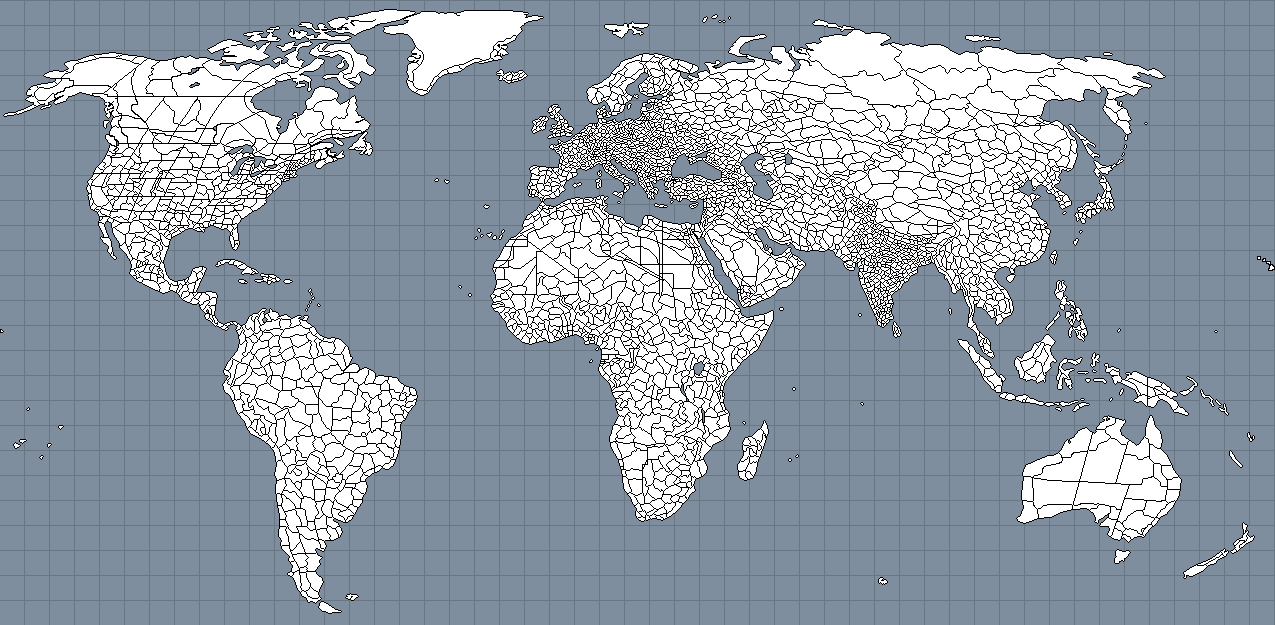
#> input picture utils/input/blank.png, 1275 x 625 px
$ python Convertor.py
#> lines starting #> are read from the running program, lines starting #| are printed output that depends on the picture
import os
from PIL import Image, ImageDraw
from json import dump, load
from pprint import pprint


def wrap(value, max):
    return value % max

def rgb_to_hex(r, g, b):
    return '#{:02x}{:02x}{:02x}'.format(r, g, b).upper()

def main():
    count = 0
    sosr_time = {
            "factions": [],
            "provinces": {},
            "polities": [],
            "ideologies": {
                "neutral": {
                  "region": [
                    [ -25,  -25],
                    [  25,   25]
                  ]
                },
                "communist": {
                  "region": [
                    [-100, -100],
                    [   0,    0]
                  ]
                },
                "fascist": {
                  "region": [
                    [   0, -100],
                    [ 100,    0]
                  ]
                },
                "liberal": {
                  "region": [
                    [-100,    0],
                    [   0,  100]
                  ]
                },
                "conservative": {
                  "region": [
                    [   0,    0],
                    [ 100,  100]
                  ]
                },
                "monarchist": {
                  "region": [
                    [  50,   50],
                    [ 150,  150]
                  ]
                }
            },
            "info": {
              "name": "Mesianic Bilgecon",
              "description": "A world in chaos as great powers fight.",
              "time": 0
            }
        }

    # Paths (relative to script location)
    input_dir = "input"
    output_dir = "output"
    blank_map_path = "input/blank.png"

    with open(os.path.join(input_dir, "countries.json")) as f:
#> (reads utils/input/countries.json from the repository)
        coloredata = {tuple(v["color"]): k for k, v in load(f).items()}
    with open(os.path.join(input_dir, "ethnicities.json")) as f:
#> (reads utils/input/ethnicities.json from the repository)
        eth_data = load(f)

    with open(os.path.join(input_dir, "population_color_map.json")) as f:
#> (reads utils/input/population_color_map.json from the repository)
        pop_data = load(f)
    with open(os.path.join(input_dir, "gdp_data.json")) as f:
#> (reads utils/input/gdp_data.json from the repository)
        gdp_data = load(f)
    with open(os.path.join(input_dir, "city_colors.json")) as f:
        city_data = load(f)

    print(f"Loading blank map from {blank_map_path}...")
    pmap = Image.open(blank_map_path).convert("RGB")
    width, height = pmap.size
#> width = 1275; height = 625
    ppixels = pmap.load()

    print("Generating province IDs (floodfilling)...")
    flood_blacklist = {(0, 0, 0)}
    province_counter = 1

    # We use a copy of the blank map to avoid modifying the original if we need it later,
    # but since we are redefining ppixels from it, we'll just use pmap.
    for i in range(height * width):
        x, y = i % width, i // width
        c = ppixels[x, y]
        if c in flood_blacklist:
            continue

        province_counter += 1
        # Create a unique color for the province ID
        new_color = ((province_counter // 65536) % 256, (province_counter // 256) % 256, province_counter % 256)

        # Specific rule from color.py
        if c == (105, 118, 132):
            new_color = (0, 0, 0)

        flood_blacklist.add(new_color)
        ImageDraw.floodfill(pmap, (x, y), new_color)
#> this loop made 796875 passes
#> c on passes 1 to 12: (105, 118, 132), (0, 0, 0), (0, 0, 0), (0, 0, 0), (0, 0, 0), (0, 0, 0), (0, 0, 0), (0, 0, 0), (0, 0, 0), (0, 0, 0), (0, 0, 0), (0, 0, 0)
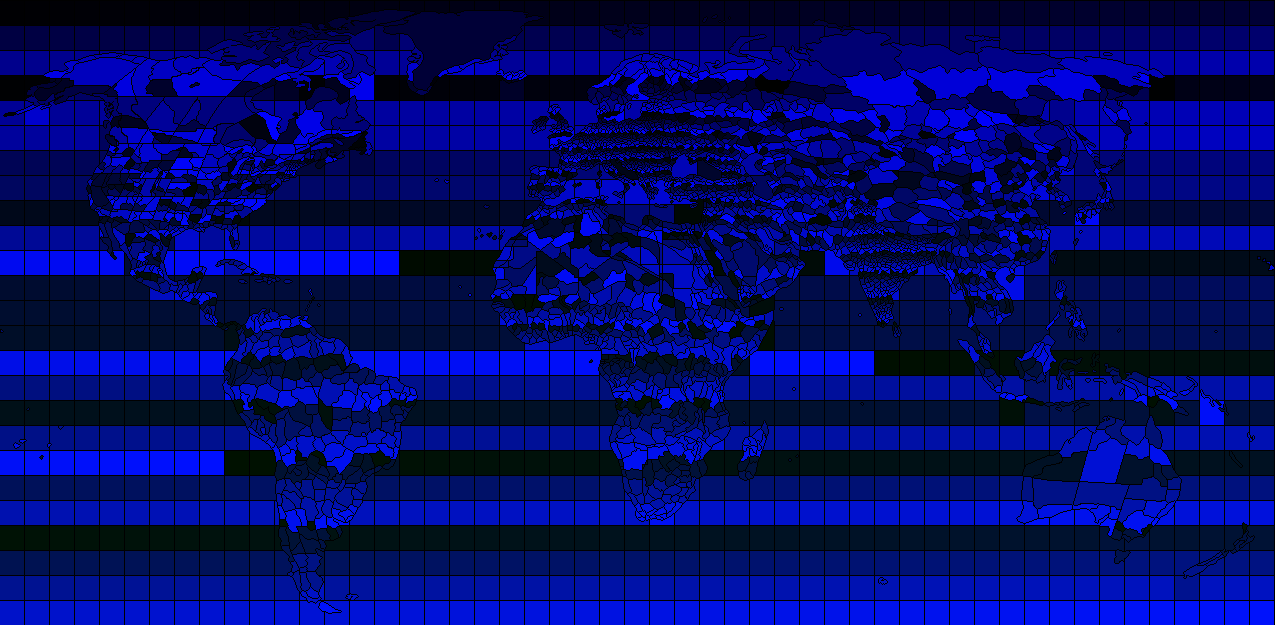
#> pmap: PIL image 1275x625 RGB; mean R, G, B 0, 9.4, 106.2
#> after the loop, flood_blacklist = 4788 items; province_counter = 4861

    # After floodfilling, reload pixels to get the new colors
    ppixels = pmap.load()
    print(f"Detected {province_counter} potential provinces (including black regions).")
#| Detected 4861 potential provinces (including black regions).

    print("Loading other map layers...")
    cmap = Image.open(os.path.join(input_dir, "polities.png")).convert("RGB")
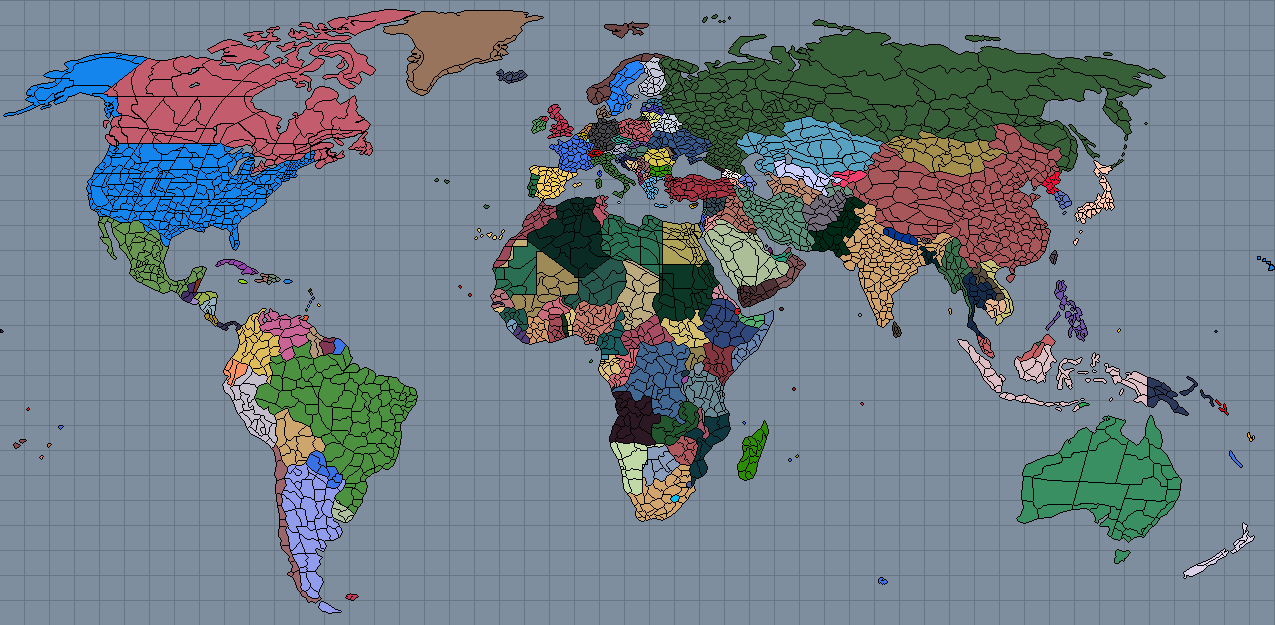
#> input picture utils/input/polities.png, 1275 x 625 px
    eth_map = Image.open(os.path.join(input_dir, "ethnicities.png")).convert("RGB")
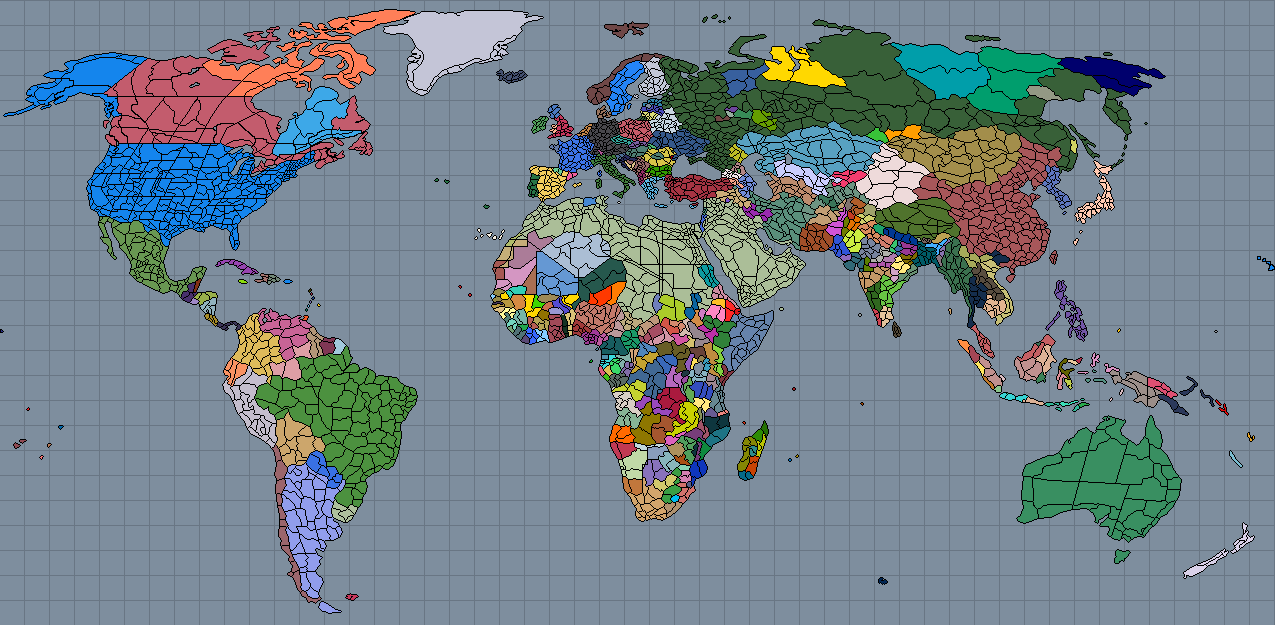
#> input picture utils/input/ethnicities.png, 1275 x 625 px
    pop_map = Image.open(os.path.join(input_dir, "population_color_map.png")).convert("RGB")
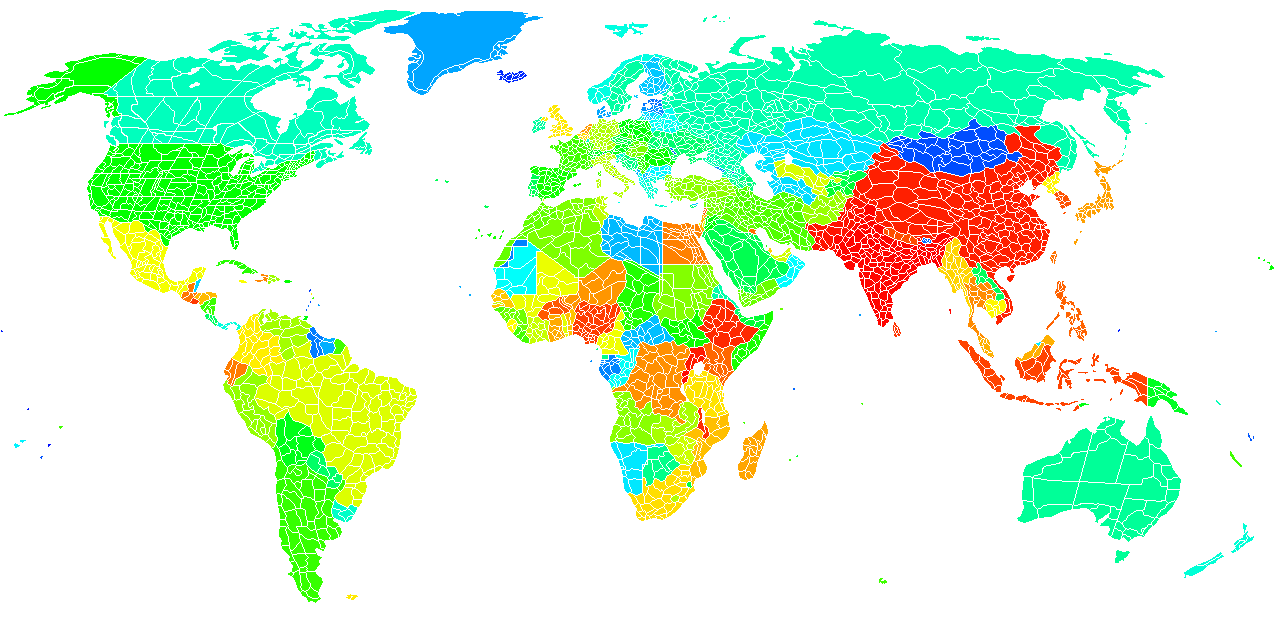
#> input picture utils/input/population_color_map.png, 1275 x 625 px
#> (the run stopped early here; a loop or call above may not have finished)
